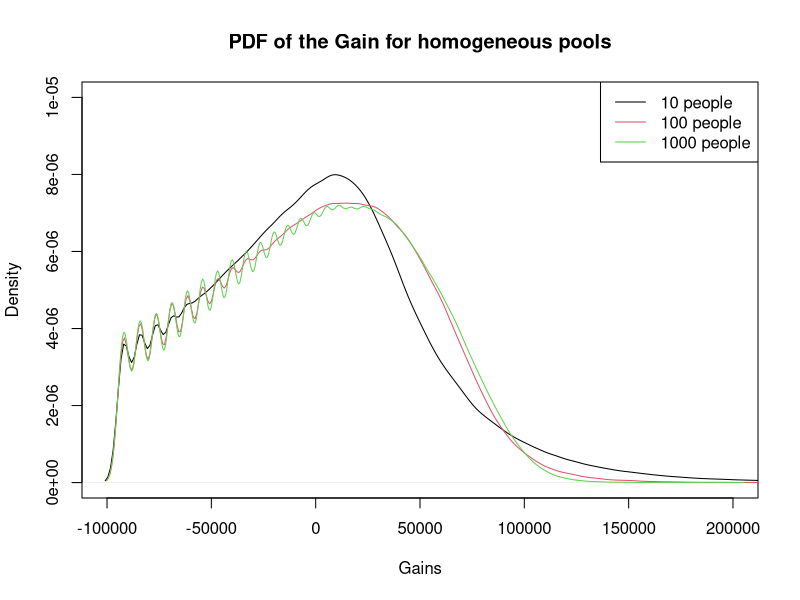
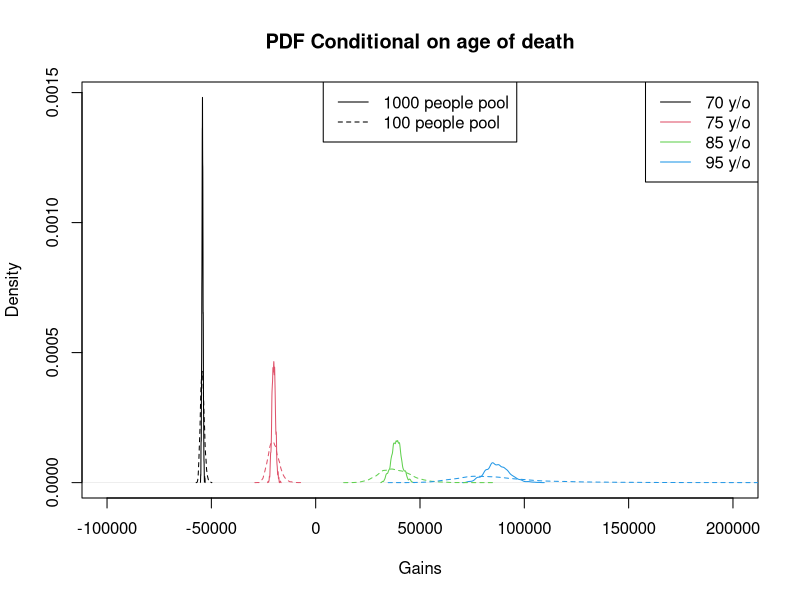

Source code (R) for these figures, in order: (Note: a time limit stopped this script after it produced the figures.)
# Surival prob function with Markham law
tpx <- function(t,x,A = .0001, B = .0001, c =1.089){
  exp(-A*t-(B/log(c))*c^x*(c^t-1))
}

# AnnuityFunction
annuity <- function(age, rate){
  years <- 0:(150-age) #probability after age 150 usually negligible
  exp(-years*rate)%*%tpx(years, age)
}




# function to simulate PV of benefits from Homogeneous pool
GainSimulationHomo <- function(nb, age=65, asset=100000, rate = .02){
  #simul death
  survProb <- c(tpx(1,age:120),0) #no one survive to age 121
  Nt <- c(nb,numeric(length(survProb)))
  for (t in 1:length(survProb)) {
    Nt[t+1] <- rbinom(1,Nt[t],survProb[t])
  }
  
  #preCompute the annuities
  annuities <- sapply(age:120,function(a) annuity(a,rate))
  
  #compute first benefit
  B0 <- asset/annuities[1]
  B <- B0
  
  #create adjustment vector for those alive
  alpha <- rep(0,length(survProb))
  
  for (t in 1:length(survProb)) {
    if(Nt[t+1]==0){#leave alpha at 0 if no survivor
      break
    }
    
    #compute adjustment
    alpha[t] <- ((Nt[t]*B*survProb[t]*annuities[t+1])
                 /(Nt[t+1]*B*annuities[t+1]))
    
    B <- alpha[t]*B
  }
  alpha <- c(1,alpha)
  assetLeft <- B*annuities[t]-B
  
  Gi <- cumsum(exp(-rate*(0:(length(alpha)-1)))*cumprod(alpha))*B0
  Gi[t] <- Gi[t] + assetLeft*exp(-rate*(t-1)) #paid end of year of death (i.e., time t) but invested at risk free rate, so last year of discount cancel with investment rate so we only discount t-1 year
  
  #nb of death per year
  Dt <- -diff(Nt)
  
  GiAll <- rep(Gi[-length(Gi)],Dt)
  deathTime <- rep(1:length(Dt),Dt)
  cbind(GiAll - asset,deathTime)
}




## Example
nbSimul <- 1000
poolSize <- c(10,100,1000) #simulate 3 homogeneous pool of different size
set.seed(1)
GainsHomo1 <- replicate(nbSimul*100,GainSimulationHomo(poolSize[1]))
GainsHomo2 <- replicate(nbSimul*10,GainSimulationHomo(poolSize[2]))
GainsHomo3 <- replicate(nbSimul,GainSimulationHomo(poolSize[3]))

### plot full distribution
{
  plot(density(as.vector(GainsHomo1[,1,])),col = 1, ylim = c(0,0.00001),
       xlim = c(-100000,200000),
       main = "PDF of the Gain for homogeneous pools", xlab = "Gains")
  points(density(as.vector(GainsHomo2[,1,])), type = "l",col = 2)
  points(density(as.vector(GainsHomo3[,1,])), type = "l",col = 3)
  legend("topright", legend = c("10 people","100 people","1000 people"),
         col = c(1,2,3), lty = c(1,1,1))
}
### plot distribution of gain conditional on age of death
{
  distPerAge <- sapply(1:(120-65)
                       ,function(i) ((GainsHomo3[,1,])[which(GainsHomo3[,2,]==i)]))
  plot(density(unlist(distPerAge[6])),col = 1,xlim = c(-100000,200000),
       main = "PDF Conditional on age of death", xlab = "Gains")
  points(density(unlist(distPerAge[11])),col = 2,type = "l")
  points(density(unlist(distPerAge[21])),col = 3,type = "l")
  points(density(unlist(distPerAge[31])),col = 4,type = "l")
  
  distPerAge <- sapply(1:(120-65)
                       ,function(i) ((GainsHomo2[,1,])[which(GainsHomo2[,2,]==i)]))
  points(density(unlist(distPerAge[6])),col = 1,type = "l", lty =2)
  points(density(unlist(distPerAge[11])),col = 2,type = "l", lty =2)
  points(density(unlist(distPerAge[21])),col = 3,type = "l", lty =2)
  points(density(unlist(distPerAge[31])),col = 4,type = "l", lty =2)
  legend("top", legend = c("1000 people pool","100 people pool"),, lty = c(1,2))
  legend("topright", legend = c("70 y/o","75 y/o","85 y/o","95 y/o"),
         col = c(1,2,3,4), lty = c(1,1,1,1))
}








# function to simulate PV of benefits from Heterogeneous pool with 2 subGroup
GainSimulation2Groups <- function(nbPoor, agePoor=65, assetPoor=100000,
                                  nbRich=0, ageRich=65, assetRich=1000000,
                                  rate = .02){
  #simul death
  survProbPoor <- c(tpx(1,agePoor:120),0) #no one survive to age 121
  NtPoor <- c(nbPoor,numeric(length(survProbPoor)))
  for (t in 1:length(survProbPoor)) {
    NtPoor[t+1] <- rbinom(1,NtPoor[t],survProbPoor[t])
  }
  
  survProbRich <- c(tpx(1,ageRich:120),0)
  NtRich <- c(nbRich,numeric(length(survProbRich)))
  for (t in 1:length(survProbRich)) {
    NtRich[t+1] <- rbinom(1,NtRich[t],survProbRich[t])
  }
  
  #preCompute the annuities
  annuitiesPoor <- sapply(agePoor:120,function(a) annuity(a,rate))
  annuitiesRich <- sapply(ageRich:120,function(a) annuity(a,rate))
  
  #compute first benefit
  B0Poor <- assetPoor/annuitiesPoor[1]
  BPoor <- B0Poor
  
  B0Rich <- assetRich/annuitiesRich[1]
  BRich <- B0Rich
  
  #create adjustment vector for those alive
  alpha <- rep(0,max(length(survProbPoor),length(survProbRich)))
  
  for (t in 1:length(survProbPoor)) {
    if((NtRich[t+1]+NtPoor[t+1])==0){#leave alpha at 0 if no survivor
      break
    }
    
    #compute adjustment
    alpha[t] <- ((NtPoor[t]*BPoor*survProbPoor[t]*annuitiesPoor[t+1]
                  +NtRich[t]*BRich*survProbRich[t]*annuitiesRich[t+1])
                 /(NtPoor[t+1]*BPoor*annuitiesPoor[t+1]
                   +NtRich[t+1]*BRich*annuitiesRich[t+1]))
    
    BPoor <- alpha[t]*BPoor
    BRich <- alpha[t]*BRich
  }
  
  alpha <- c(1,alpha)
  assetLeftPoor <- BPoor*annuitiesPoor[t]-BPoor
  assetLeftRich <- BRich*annuitiesRich[t]-BRich
  
  #nb of death per year
  DtPoor <- -diff(NtPoor)
  DtRich <- -diff(NtRich)
  
  GiPoor <- cumsum(exp(-rate*(0:(length(alpha)-1)))*cumprod(alpha))*B0Poor
  GiPoor[t] <- GiPoor[t] + assetLeftPoor*exp(-rate*(t-1)) #paid end of year of death (i.e., time t) but invested at risk free rate, so last year of discount cancel with investment rate so we only discount t-1 year
  GiPoor <- GiPoor[seq_along(DtPoor)]
  
  GiRich <- cumsum(exp(-rate*(0:(length(alpha)-1)))*cumprod(alpha))*B0Rich
  GiRich[t] <- GiRich[t] + assetLeftRich*exp(-rate*(t-1))#paid end of year of death (i.e., time t) but invested at risk free rate, so last year of discount cancel with investment rate so we only discount t-1 year
  GiRich <- GiRich[seq_along(DtRich)]
  
  
  GiAll <- c(rep(GiPoor,DtPoor) - assetPoor,
             rep(GiRich,DtRich)- assetRich)
  deathTime <- c(rep(1:length(DtPoor),DtPoor),rep(1:length(DtRich),DtRich))
  groupPoor <- c(rep(1,nbPoor), rep(0,nbRich))
  cbind(GiAll,deathTime,groupPoor)
}






## Example 3 Scenario with poor 65y and rich 70y
nbSimul <- 10000
set.seed(1)
Gains2Groups100_0 <- replicate(nbSimul,GainSimulation2Groups(nbPoor = 100,
                                                             nbRich = 0,
                                                             ageRich = 70))
Gains2Groups200_0 <- replicate(nbSimul,GainSimulation2Groups(nbPoor = 100,
                                                             nbRich = 100,
                                                             ageRich = 70))
Gains2Groups100_100 <- replicate(nbSimul,GainSimulation2Groups(nbPoor = 100,
                                                               nbRich = 200,
                                                               ageRich = 70))


### extract result only for poor people (col groupPoor == 1)
poorGains2Groups100_0 <- Gains2Groups100_0[Gains2Groups100_0[,3,1]==1,-3,]
poorGains2Groups200_0 <- Gains2Groups200_0[Gains2Groups200_0[,3,1]==1,-3,]
poorGains2Groups100_100 <- Gains2Groups100_100[Gains2Groups100_100[,3,1]==1,-3,]


### plot full dist from poors perspective
{
  plot(density(as.vector(poorGains2Groups100_0[,1,])),col = 1, ylim = c(0,0.00001),xlim = c(-100000,200000),
       main = "PDF of the Gain for Heterogeneous pools", xlab = "Gains")
  points(density(as.vector(poorGains2Groups200_0[,1,])), type = "l", col = 2)
  points(density(as.vector(poorGains2Groups100_100[,1,])), type = "l", col = 4)
  legend("topright", legend = c("100 Homogeneous people","200 Homogeneous people","100 poor people with 100 Rich"),
         col = c(1,2,4), lty = c(1,1,1))
}

### plot conditional dist from poors perspective
{
  distPerAgeHomo100 <- sapply(1:(120-65),function(i) ((poorGains2Groups100_0[,1,])[which(poorGains2Groups100_0[,2,]==i)]))
  plot(density(unlist(distPerAgeHomo100[6])),col = 1,xlim = c(-100000,200000),
       main = "PDF Conditional on age of death for poor people in a pool", xlab = "Gains")
  points(density(unlist(distPerAgeHomo100[11])),col = 2,type = "l")
  points(density(unlist(distPerAgeHomo100[21])),col = 3,type = "l")
  points(density(unlist(distPerAgeHomo100[31])),col = 4,type = "l")
  points(density(unlist(distPerAgeHomo100[36])),col = 6,type = "l")
  
  distPerAgeHomo200 <- sapply(1:(120-65),function(i) ((poorGains2Groups200_0[,1,])[which(poorGains2Groups200_0[,2,]==i)]))
  points(density(unlist(distPerAgeHomo200[6])),col = 1,type = "l", lty =2)
  points(density(unlist(distPerAgeHomo200[11])),col = 2,type = "l", lty =2)
  points(density(unlist(distPerAgeHomo200[21])),col = 3,type = "l", lty =2)
  points(density(unlist(distPerAgeHomo200[31])),col = 4,type = "l", lty =2)
  points(density(unlist(distPerAgeHomo200[36])),col = 6,type = "l", lty =2)
  
  distPerAge100_100 <- sapply(1:(120-65),function(i) ((poorGains2Groups100_100[,1,])[which(poorGains2Groups100_100[,2,]==i)]))
  points(density(unlist(distPerAge100_100[6])),col = 1,type = "l", lty =3)
  points(density(unlist(distPerAge100_100[11])),col = 2,type = "l", lty =3)
  points(density(unlist(distPerAge100_100[21])),col = 3,type = "l", lty =3)
  points(density(unlist(distPerAge100_100[31])),col = 4,type = "l", lty =3)
  points(density(unlist(distPerAge100_100[36])),col = 6,type = "l", lty =3)
  
  legend("topright", legend = c("100 Homogeneous people","200 Homogeneous people",
                                "100 poor people with 100 Rich"), lty = c(1,2,3))
  legend("topleft", legend = c("70 y/o","75 y/o","85 y/o","95 y/o"),
         col = c(1,2,3,4), lty = c(1,1,1,1))
}

### Create Tables of mean ans sd of dist
{
  meanHomo <- mean(unlist(distPerAgeHomo100))
  sdHomo <- sd(unlist(distPerAgeHomo100))
  for (i in 1:length(distPerAgeHomo100)) {
    meanHomo <- c(meanHomo,mean(unlist(distPerAgeHomo100[i])))
    sdHomo <- c(sdHomo,sd(unlist(distPerAgeHomo100[i])))
  }
  meanHomo <- round(meanHomo, digits = 2)
  sdHomo <- round(sdHomo, digits = 2)
  
  meanHomo200 <- mean(unlist(distPerAgeHomo200))
  sdHomo200 <- sd(unlist(distPerAgeHomo200))
  for (i in 1:length(distPerAgeHomo200)) {
    meanHomo200 <- c(meanHomo200,mean(unlist(distPerAgeHomo200[i])))
    sdHomo200 <- c(sdHomo200,sd(unlist(distPerAgeHomo200[i])))
  }
  meanHomo200 <- round(meanHomo200, digits = 2)
  sdHomo200 <- round(sdHomo200, digits = 2)
  
  mean100_100 <- mean(unlist(distPerAge100_100))
  sd100_100 <- sd(unlist(distPerAge100_100))
  for (i in 1:length(distPerAge100_100)) {
    mean100_100 <- c(mean100_100,mean(unlist(distPerAge100_100[i])))
    sd100_100 <- c(sd100_100,sd(unlist(distPerAge100_100[i])))
  }
  mean100_100 <- round(mean100_100, digits = 2)
  sd100_100 <- round(sd100_100, digits = 2)
  
  tableMean <- rbind(c(meanHomo[1],meanHomo[7],meanHomo[12],meanHomo[22],meanHomo[31],meanHomo[41]),
                     c(meanHomo200[1],meanHomo200[7],meanHomo200[12],meanHomo200[22],meanHomo200[31],meanHomo200[41]),
                     c(mean100_100[1],mean100_100[7],mean100_100[12],mean100_100[22],mean100_100[31],mean100_100[41]))
  colnames(tableMean) <- c("total", "70 y/o","75 y/o","85 y/o","95 y/o","105 y/o")
  rownames(tableMean) <- c("100 Homogeneous people","200 Homogeneous people",
                           "100 poor people with 100 Rich")
  
  tableSd <- rbind(c(sdHomo[1],sdHomo[7],sdHomo[12],sdHomo[22],sdHomo[31],sdHomo[41]),
                   c(sdHomo200[1],sdHomo200[7],sdHomo200[12],sdHomo200[22],sdHomo200[31],sdHomo200[41]),
                   c(sd100_100[1],sd100_100[7],sd100_100[12],sd100_100[22],sd100_100[31],sd100_100[41]))
  colnames(tableSd) <- c("total", "70 y/o","75 y/o","85 y/o","95 y/o","105 y/o")
  rownames(tableSd) <- c("100 Homogeneous people","200 Homogeneous people",
                         "100 poor people with 100 Rich")
  
  print(tableMean)
  print(tableSd)
  
  plot(66:120,meanHomo[-1], type = "l", ylim = c(-100000,200000),
       xlab = "age of death", ylab = "Gain")
  points(66:120,meanHomo200[-1], type = "l", col = 2)
  points(66:120,mean100_100[-1], type = "l", col = 3)
  points(66:120,sdHomo[-1], type = "l", ylim = c(0,100000),
         xlab = "age of death", ylab = "sd of gain", lty = 2)
  points(66:120,sdHomo200[-1], type = "l", col = 2, lty = 2)
  points(66:120,sd100_100[-1], type = "l", col = 3, lty = 2)
  legend("topleft", legend = c("Mean","SD"), lty = c(1,2))
  legend("bottomright", legend = c("100 Homogeneous people","200 Homogeneous people",
                                   "100 poor people with 100 Rich"),
         col = c(1,2,3), lty = c(1,1,1))
  
}
